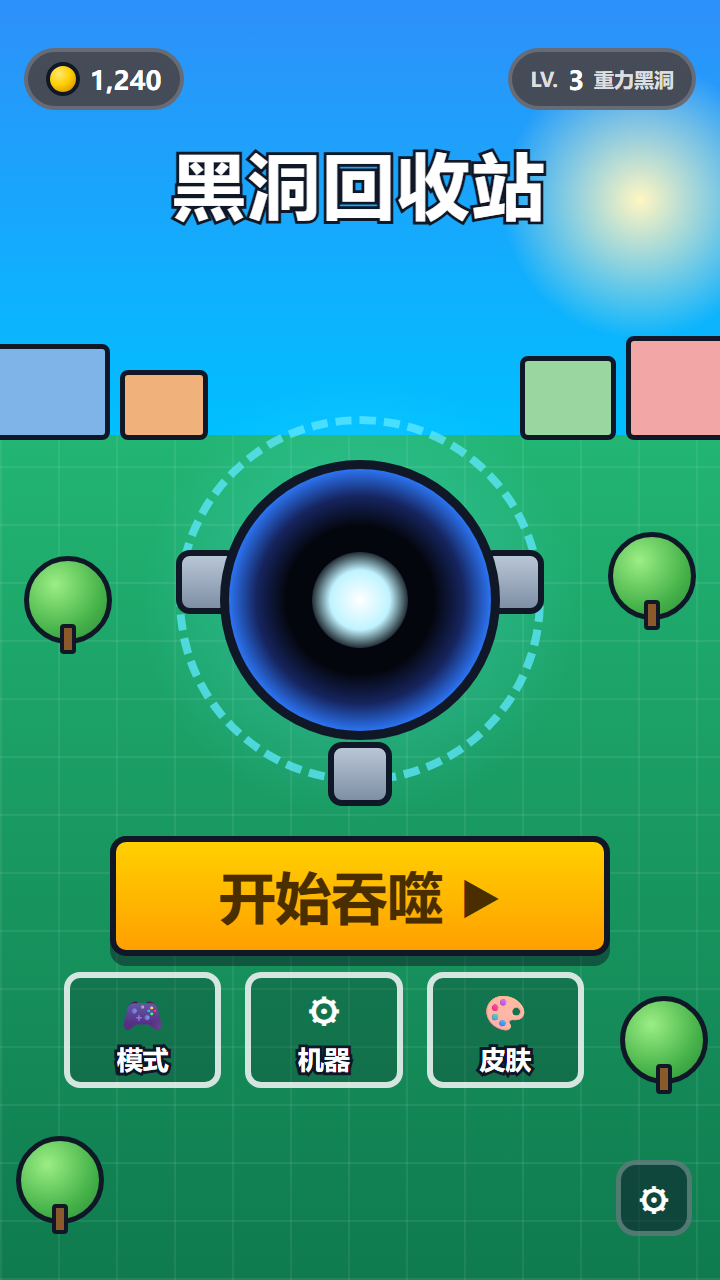
#> input picture cocos/docs/design-reference/ui-v4-expanded/05-home.png, 720 x 1280 px, found by its file name
$ python measure_home_reference_cta.py
#> lines starting #> are read from the running program, lines starting #| are printed output that depends on the picture; after the words box and inside, x2 and y2 are one past the last pixel; in counts of white or black regions, pixels touching at a corner belong together
"""Measure the gold CTA and the secondary nav row in the 05-home reference PNG.

The design lock's verification table claims these were measured from the rendered
PNG. This measures the same PNG independently by colour, so the lock's numbers can
be checked against the actual raster rather than taken on trust.
"""
import numpy as np
from PIL import Image

PATH = "cocos/docs/design-reference/ui-v4-expanded/05-home.png"
img = Image.open(PATH).convert("RGB")
#> img is the input picture: PIL image 720x1280 RGB; mean R, G, B 57.2, 148.7, 136.2
a = np.asarray(img).astype(int)
h, w, _ = a.shape
R, G, B = a[:, :, 0], a[:, :, 1], a[:, :, 2]
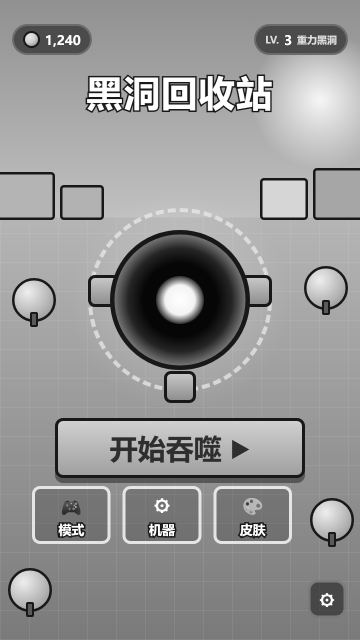
#> G: shape (1280, 720) int64 (shown at 1/2 size); min 6, max 255, mean 148.7
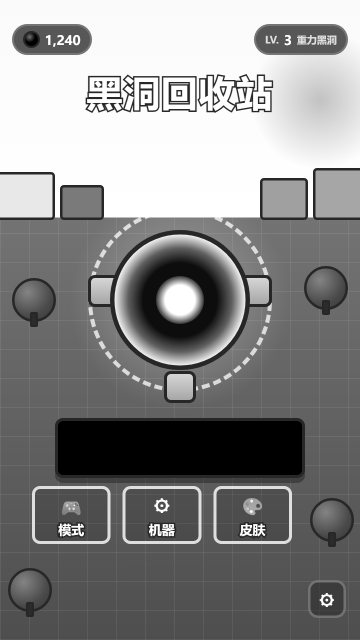
#> B: shape (1280, 720) int64 (shown at 1/2 size); min 0, max 255, mean 136.2
print(f"image {w}x{h}")
#| image 720x1280

# --- gold CTA: saturated warm yellow ---
gold = (R > 200) & (G > 140) & (G < 215) & (B < 110)
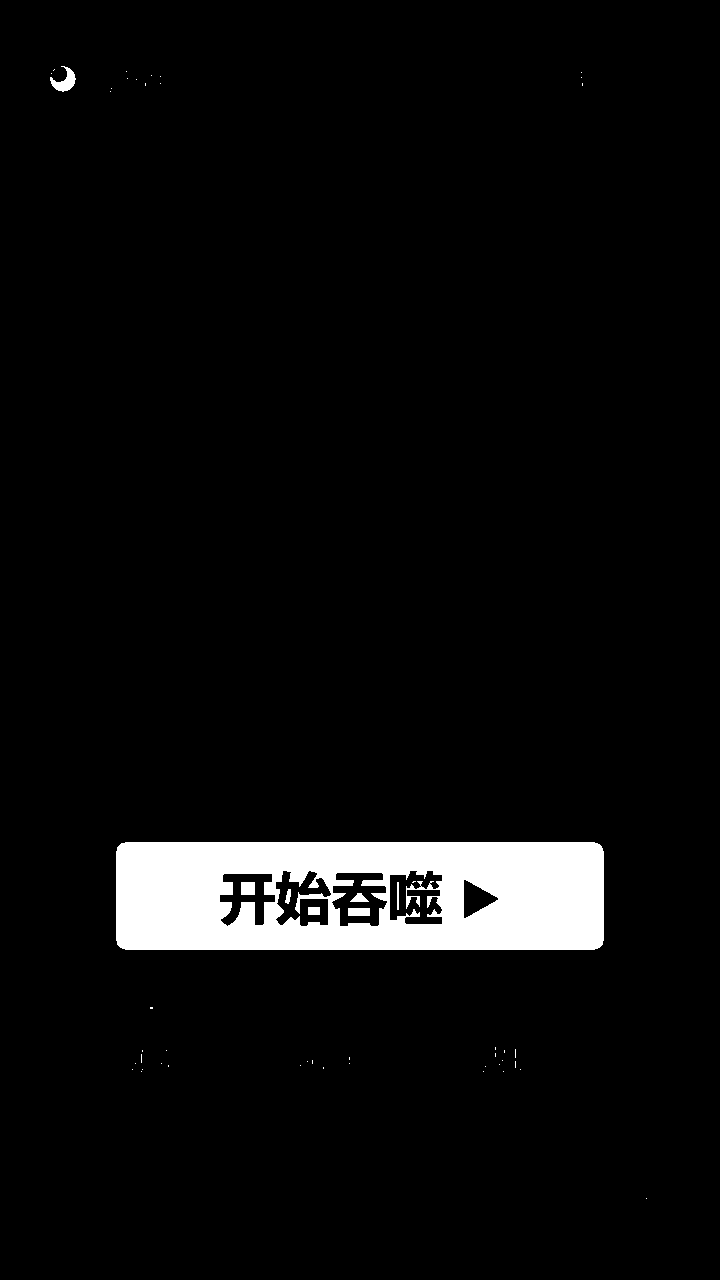
#> gold: shape (1280, 720) bool; 4.9% white; 51 white regions (43 under 20 px), largest, box (x1, y1, x2, y2) and area: (116, 842, 604, 950) 44301, (50, 66, 76, 92) 313, (241, 882, 255, 895) 182
ys, xs = np.nonzero(gold)
if len(ys):
    # keep the largest connected vertical band: use the row with max coverage
    row_counts = gold.sum(axis=1)
#> row_counts = 1280 values, max 488 at index 851, min 0 at index 0, mean 35.45
    peak = int(np.argmax(row_counts))
#> peak = 851
    band = [peak]
#> band = [851]
    y = peak
#> y = 851
    while y - 1 >= 0 and row_counts[y - 1] > w * 0.15:
        y -= 1; band.append(y)
#> this loop made 9 passes
#> y on passes 1 to 8: 850, 849, 848, 847, 846, 845, 844, 843
#> after the loop, band = [851, 850, 849, 848, 847, 846, 845, 844, 843, 842]; y = 842
    y = peak
#> y = 851
    while y + 1 < h and row_counts[y + 1] > w * 0.15:
        y += 1; band.append(y)
#> this loop made 98 passes
#> after the loop, band = 108 values, max 949 at index 107, min 842 at index 9, mean 895.5; y = 949
    top, bot = min(band), max(band)
#> top = 842; bot = 949
    sel = gold[top:bot + 1]
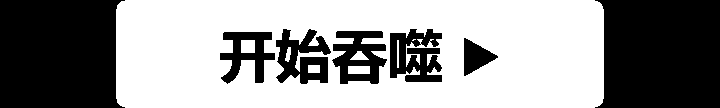
#> sel: shape (108, 720) bool; 57.8% white; 7 black regions, largest, box (x1, y1, x2, y2) and area: (595, 0, 720, 108) 12585, (0, 0, 125, 108) 12583, (390, 29, 442, 82) 1958
    cx = np.nonzero(sel.any(axis=0))[0]
#> cx = 488 values from 116 to 603
    print(f"gold CTA   band y {top}-{bot}  centre {(top+bot)/2:.0f} "
          f"({(top+bot)/2/h*100:.1f}%)  x {cx.min()}-{cx.max()}  centre {(cx.min()+cx.max())/2:.0f} "
          f"height {bot-top+1}")
#| gold CTA   band y 842-949  centre 896 (70.0%)  x 116-603  centre 360 height 108

# --- secondary nav row: the three dark rounded cards near the bottom ---
dark = (R < 90) & (G < 90) & (B < 130)
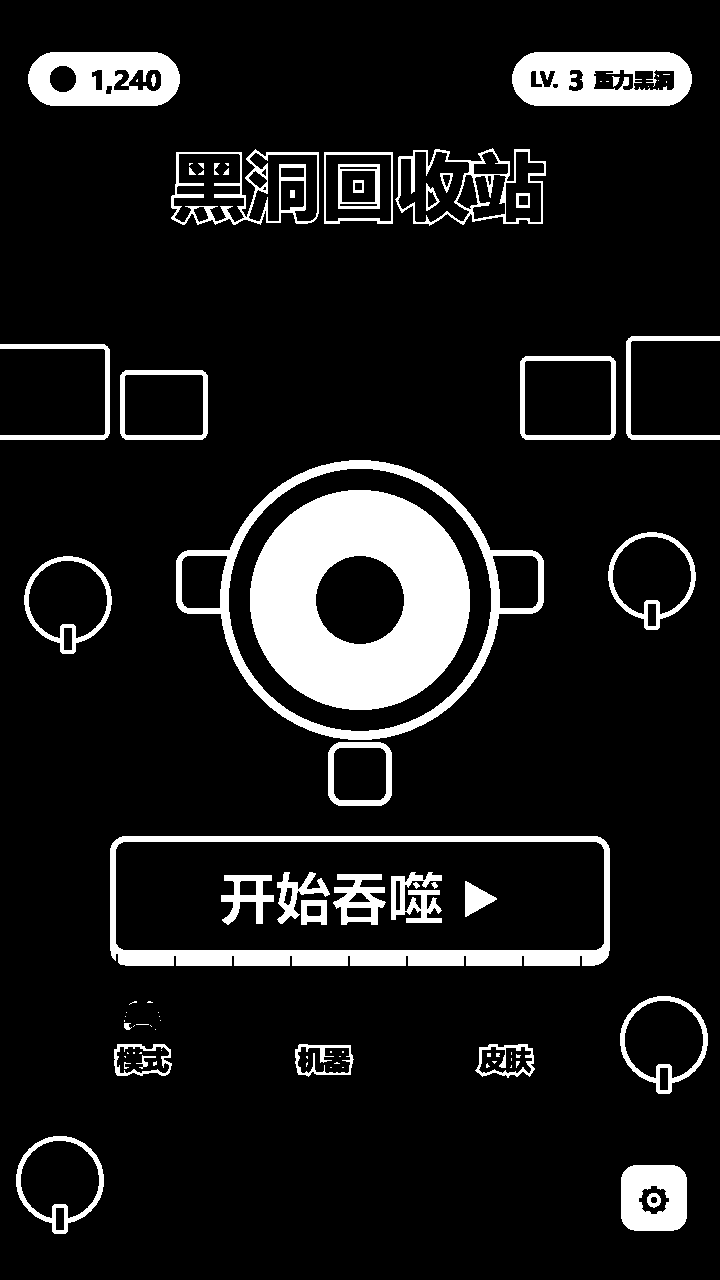
#> dark: shape (1280, 720) bool; 10.8% white; 91 white regions (46 under 20 px), largest, box (x1, y1, x2, y2) and area: (250, 490, 470, 710) 32038, (110, 836, 610, 966) 11955, (176, 460, 544, 740) 9243
row_counts = dark.sum(axis=1)
#> row_counts = 1280 values, max 500 at index 950, min 0 at index 0, mean 77.5
# search only the lower half
lower = row_counts.copy(); lower[: h // 2] = 0
#> after `lower = row_counts.copy()`: lower has the same summary as row_counts
peak = int(np.argmax(lower))
#> peak = 950
band = [peak]
#> band = [950]
y = peak
#> y = 950
while y - 1 >= 0 and row_counts[y - 1] > lower[peak] * 0.5:
    y -= 1; band.append(y)
#> this loop made 0 passes
#> after the loop, y = 950
y = peak
while y + 1 < h and row_counts[y + 1] > lower[peak] * 0.5:
    y += 1; band.append(y)
#> this loop made 15 passes
#> after the loop, band = [950, 951, 952, 953, 954, 955, 956, 957, 958, 959, 960, 961, 962, 963, 964, 965]; y = 965
top, bot = min(band), max(band)
#> top = 950; bot = 965
sel = dark[top:bot + 1]
cols = np.nonzero(sel.any(axis=0))[0]
#> cols = 500 values from 110 to 609
# split into contiguous column runs => one run per card
runs, start = [], cols[0]
#> runs = []; start = 110
for i in range(1, len(cols)):
    if cols[i] != cols[i - 1] + 1:
        runs.append((start, cols[i - 1])); start = cols[i]
runs.append((start, cols[-1]))
runs = [r for r in runs if r[1] - r[0] > 40]
#> runs = [(110, 609)]
print(f"nav row    band y {top}-{bot}  centre {(top+bot)/2:.0f} ({(top+bot)/2/h*100:.1f}%)")
#| nav row    band y 950-965  centre 958 (74.8%)
print(f"  {len(runs)} card column runs (left -> right):")
#|   1 card column runs (left -> right):
for i, (l, r) in enumerate(runs, 1):
    print(f"    card {i}: x {l}-{r}  centre {(l+r)/2:.0f}  width {r-l+1}")
#> this loop made 1 pass
#> (i, l, r) on pass 1: (1, 110, 609)
#> (printed output is left out)

$ run again, with cocos/docs/design-reference/ui-v4-expanded/01-arena-gameplay.png copied over cocos/docs/design-reference/ui-v4-expanded/05-home.png
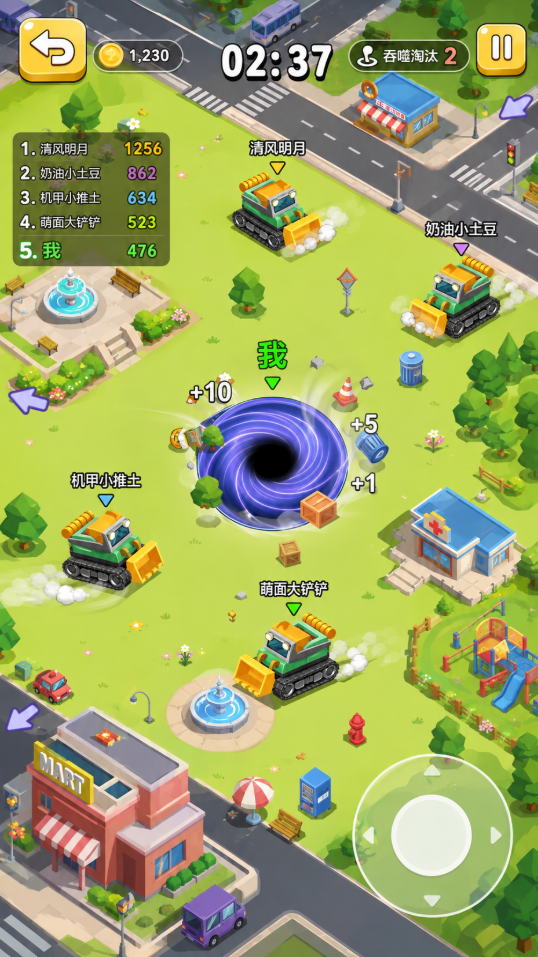
#> input picture cocos/docs/design-reference/ui-v4-expanded/01-arena-gameplay.png, 538 x 957 px, found by its file name
#| image 538x957
#> `gold = (R > 200) & (G > 140) & (G < 215) & (B < 110)`:
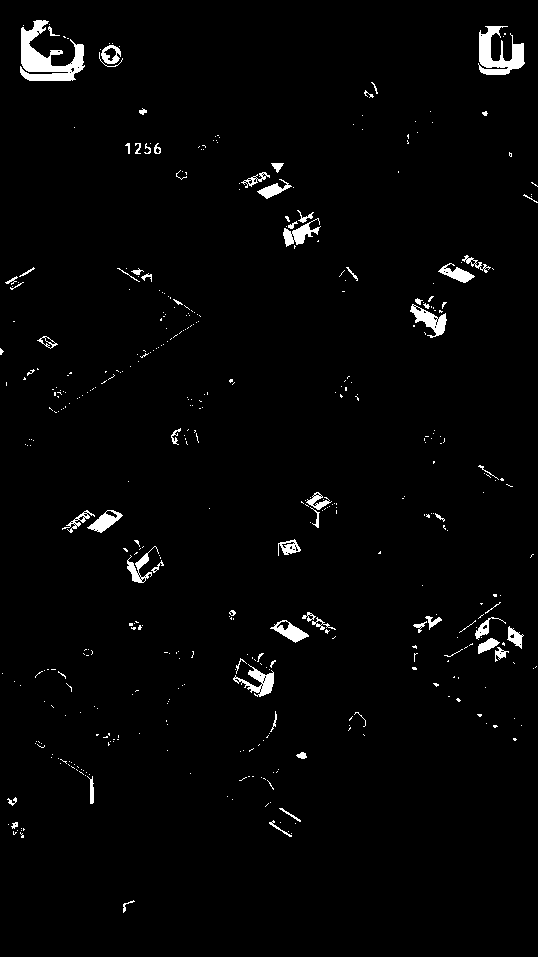
#> gold: shape (957, 538) bool; 2.1% white; 451 white regions (383 under 20 px), largest, box (x1, y1, x2, y2) and area: (20, 20, 85, 81) 1845, (478, 26, 525, 75) 1201, (410, 304, 447, 338) 511
#> ys = 10960 values from 20 to 912; xs = 10960 values, max 537 at index 3908, min 0 at index 6188, mean 265.1
#> `row_counts = gold.sum(axis=1)`: row_counts = 957 values, max 112 at index 66, min 0 at index 0, mean 11.45
#> `peak = int(np.argmax(row_counts))`: peak = 66
#> `band = [peak]`: band = [66]
#> `y = peak`: y = 66
#> the loop `while y - 1 >= 0 and row_counts[y - 1] > w * 0.15:` made 8 passes
#> y on passes 1 to 8: 65, 64, 63, 62, 61, 60, 59, 58
#> after the loop `while y - 1 >= 0 and row_counts[y - 1] > w * 0.15:`: band = [66, 65, 64, 63, 62, 61, 60, 59, 58]; y = 58
#> `y = peak`: y = 66
#> the loop `while y + 1 < h and row_counts[y + 1] > w * 0.15:` made 1 pass
#> y on pass 1: 67
#> after the loop `while y + 1 < h and row_counts[y + 1] > w * 0.15:`: band = [66, 65, 64, 63, 62, 61, 60, 59, 58, 67]; y = 67
#> `top, bot = min(band), max(band)`: top = 58; bot = 67
#> cx = 136 values from 20 to 524
#| gold CTA   band y 58-67  centre 62 (6.5%)  x 20-524  centre 272 height 10
#> `dark = (R < 90) & (G < 90) & (B < 130)`:
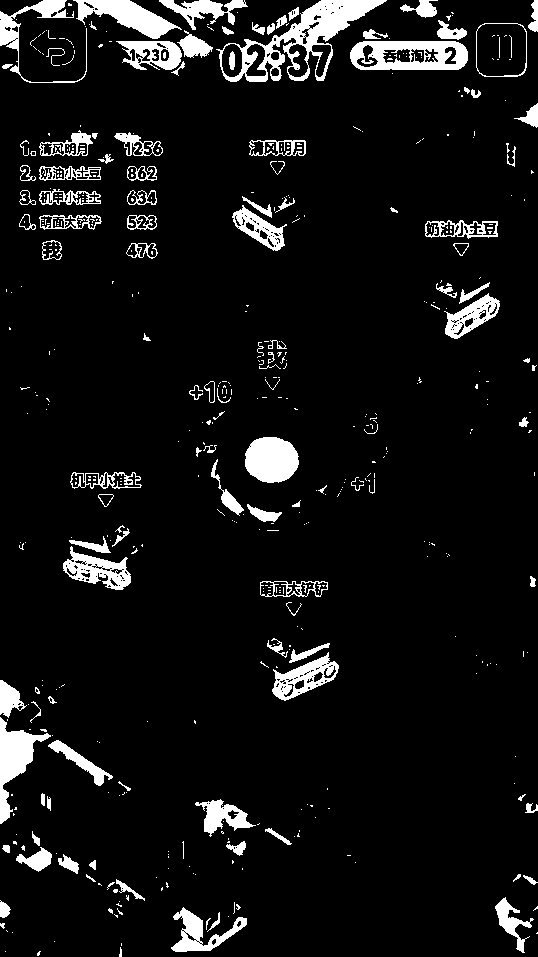
#> dark: shape (957, 538) bool; 7.5% white; 512 white regions (394 under 20 px), largest, box (x1, y1, x2, y2) and area: (216, 0, 387, 82) 4025, (350, 41, 468, 70) 2408, (245, 437, 299, 483) 1975
#> `row_counts = dark.sum(axis=1)`: row_counts = 957 values, max 283 at index 44, min 0 at index 83, mean 40.23
#> lower has the same summary as row_counts
#> `peak = int(np.argmax(lower))`: peak = 581
#> `band = [peak]`: band = [581]
#> `y = peak`: y = 581
#> the loop `while y + 1 < h and row_counts[y + 1] > lower[peak] * 0.5:` made 1 pass
#> y on pass 1: 582
#> after the loop `while y + 1 < h and row_counts[y + 1] > lower[peak] * 0.5:`: band = [581, 582]; y = 582
#> `top, bot = min(band), max(band)`: top = 581; bot = 582
#> cols = 103 values from 84 to 534
#> `runs, start = [], cols[0]`: runs = []; start = 84
#> the loop `for i in range(1, len(cols)):` made 102 passes
#> start on passes 14, 23, 40, 68, 72, 99: 102, 114, 260, 292, 301, 531
#> after the loop `for i in range(1, len(cols)):`: runs = [(84, 97), (102, 110), (114, 130), (260, 287), (292, 295), (301, 327)]
#> `runs = [r for r in runs if r[1] - r[0] > 40]`: runs = []
#| nav row    band y 581-582  centre 582 (60.8%)
#|   0 card column runs (left -> right):

$ run again, with cocos/docs/design-reference/ui-v4-expanded/03-mode-select.png copied over cocos/docs/design-reference/ui-v4-expanded/05-home.png
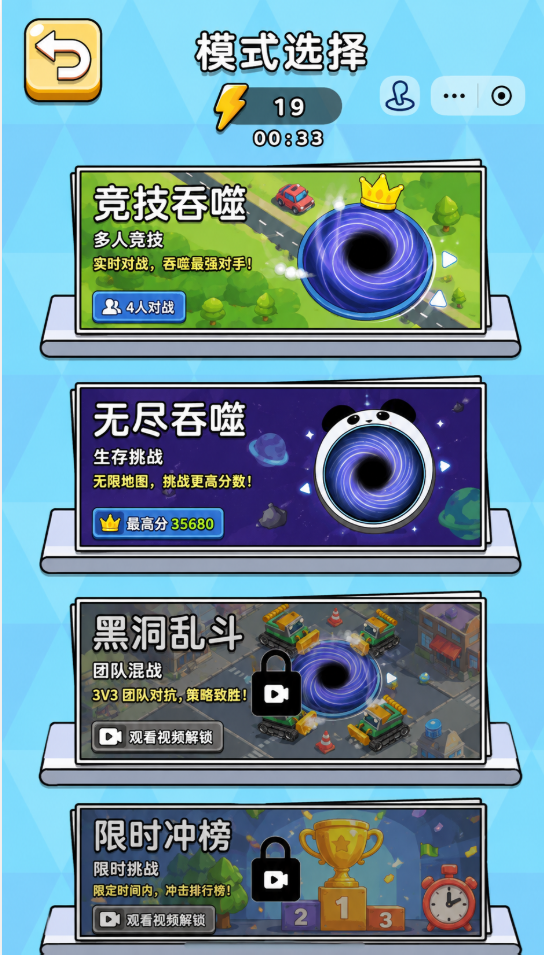
#> input picture cocos/docs/design-reference/ui-v4-expanded/03-mode-select.png, 544 x 955 px, found by its file name
#| image 544x955
#> `gold = (R > 200) & (G > 140) & (G < 215) & (B < 110)`:
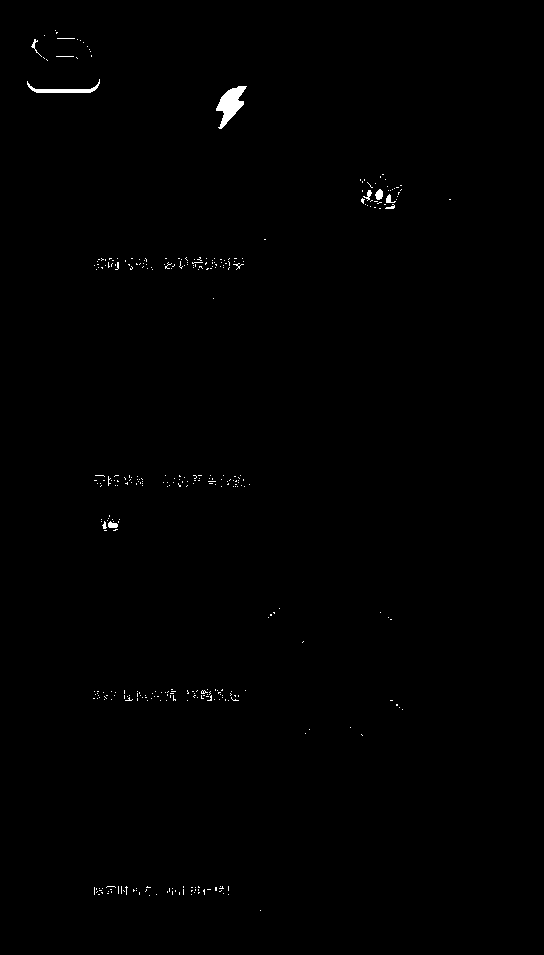
#> gold: shape (955, 544) bool; 0.41% white; 368 white regions (358 under 20 px), largest, box (x1, y1, x2, y2) and area: (216, 86, 247, 129) 630, (27, 79, 100, 93) 290, (375, 189, 383, 200) 64
#> ys = 2136 values from 30 to 910; xs = 2136 values, max 450 at index 1183, min 27 at index 95, mean 191.8
#> `row_counts = gold.sum(axis=1)`: row_counts = 955 values, max 80 at index 89, min 0 at index 0, mean 2.24
#> `peak = int(np.argmax(row_counts))`: peak = 89
#> `band = [peak]`: band = [89]
#> `y = peak`: y = 89
#> cx = 80 values from 31 to 244
#| gold CTA   band y 89-89  centre 89 (9.3%)  x 31-244  centre 138 height 1
#> `dark = (R < 90) & (G < 90) & (B < 130)`:
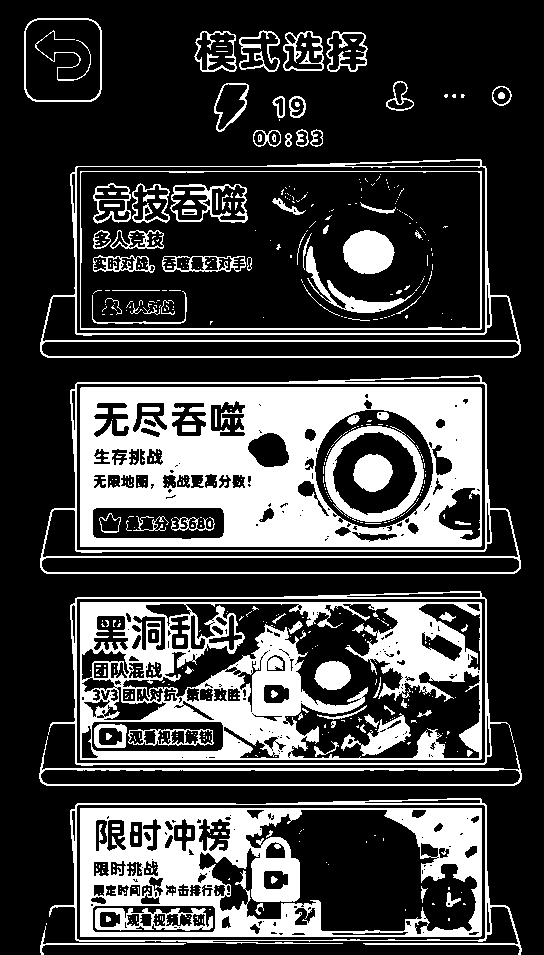
#> dark: shape (955, 544) bool; 26% white; 548 white regions (436 under 20 px), largest, box (x1, y1, x2, y2) and area: (80, 387, 482, 547) 40654, (80, 602, 482, 760) 26709, (80, 808, 482, 937) 23394
#> `row_counts = dark.sum(axis=1)`: row_counts = 955 values, max 479 at index 341, min 0 at index 0, mean 141.3
#> lower has the same summary as row_counts
#> `peak = int(np.argmax(lower))`: peak = 557
#> `band = [peak]`: band = [557]
#> `y = peak`: y = 557
#> the loop `while y - 1 >= 0 and row_counts[y - 1] > lower[peak] * 0.5:` made 1 pass
#> y on pass 1: 556
#> after the loop `while y - 1 >= 0 and row_counts[y - 1] > lower[peak] * 0.5:`: band = [557, 556]; y = 556
#> `y = peak`: y = 557
#> `top, bot = min(band), max(band)`: top = 556; bot = 557
#> cols = 479 values from 41 to 519
#> `runs, start = [], cols[0]`: runs = []; start = 41
#> `runs = [r for r in runs if r[1] - r[0] > 40]`: runs = [(41, 519)]
#| nav row    band y 556-557  centre 556 (58.3%)
#|   1 card column runs (left -> right):
#> the loop `for i, (l, r) in enumerate(runs, 1):` made 1 pass
#> (i, l, r) on pass 1: (1, 41, 519)
#> (printed output is left out)
